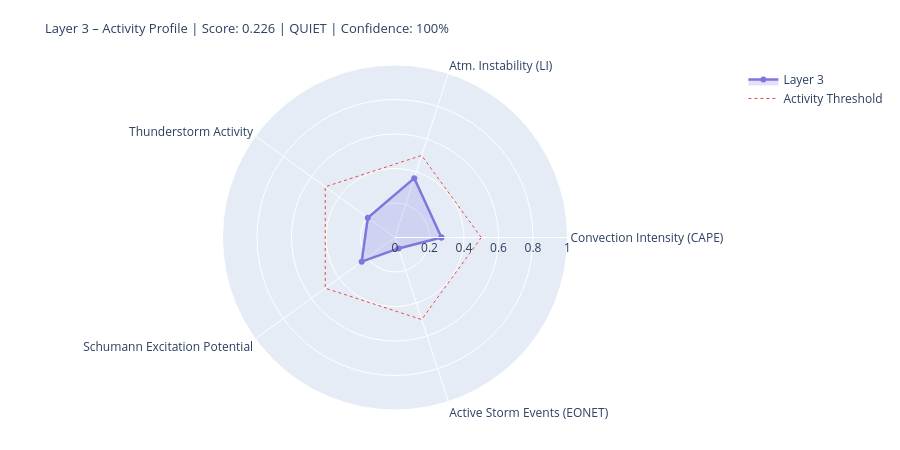

The cell this chart's notebook holds for it:
### Markdown cell above
---
## 4. State Assessment & Handoff to Layer 4/5

### Code cell
# ============================================================
# LAYER-3-SCORE
# Five dynamic components
# ============================================================

def norm(v, lo, hi):
    if v is None or (isinstance(v, float) and math.isnan(v)): return None
    return round(max(0.0, min(1.0, (v - lo) / (hi - lo))), 4)

# --- 1) Convection intensity (global CAPE mean) ---
cape_mean = df_atm['cape'].dropna().mean() if not df_atm.empty else None
conv_score = norm(cape_mean, 0, 3000)
conv_src   = 'primary' if cape_mean is not None else 'missing'

# --- 2) Atmospheric instability (LI mean) ---
li_mean   = df_atm['li'].dropna().mean() if not df_atm.empty else None
# Negative LI = unstable → higher score
instab_score = norm(-li_mean if li_mean is not None else None, -6, 6)
instab_src   = 'primary' if li_mean is not None else 'missing'

# --- 3) Thunderstorm activity (mean thunder score + WMO count) ---
thunder_mean = df_atm['thunder_score'].mean() if not df_atm.empty else None
n_thunder    = int(df_atm['thunderstorm'].sum()) if not df_atm.empty else 0
thunder_score_val = norm(
    (thunder_mean or 0) * 0.7 + n_thunder * 0.1, 0, 1.0
) if thunder_mean is not None else None
thunder_src = 'primary'

# --- 4) Schumann excitation potential (weighted Schumann contribution) ---
schumann_pot = df_atm['schumann_contribution'].mean() if not df_atm.empty else None
# Boosted by Layer-2 thunderstorm trigger
if schumann_pot is not None and l2_thunder:
    schumann_pot = min(1.0, schumann_pot * 1.2)
schumann_score = norm(schumann_pot, 0, 1.0) if schumann_pot is not None else None
schumann_src   = 'derived'

# --- 5) Storm activity (NASA EONET) ---
# Distinction: None = data not loaded, 0.0 = loaded but no events
storm_score = None
storm_src   = 'missing'
if raw.get('storms') is not None:          # API reached successfully
    storm_score = norm(len(storm_events), 0, 30) if storm_events else 0.0
    storm_src   = 'primary'

# X-Ray and Kp: context only, not in dynamic score
# (X-Ray = Layer-0/4 driver; Kp = geomagnetic index, not a lightning proxy)
xray_context = None
if raw.get('xray'):
    df_xc = pd.DataFrame(raw['xray'])
    fc = next((c for c in df_xc.columns
               if any(k in c.lower() for k in ['flux','long']) and 'time' not in c.lower()),
              df_xc.columns[1])
    df_xc[fc] = pd.to_numeric(df_xc[fc], errors='coerce')
    xray_last = df_xc[fc].dropna().iloc[-1] if not df_xc[fc].dropna().empty else None
    if xray_last:
        xray_class = ('X' if xray_last>=1e-4 else 'M' if xray_last>=1e-5
                      else 'C' if xray_last>=1e-6 else 'B')
        xray_context = {'flux': float(xray_last), 'class': xray_class}
        print(f'X-Ray context: {xray_class}-class ({xray_last:.2e} W/m²)')

# --- Aggregate ---
COMPONENTS = {
    'Convection Intensity (CAPE)':  {'score': conv_score,       'source': conv_src,    'dynamic': True},
    'Atm. Instability (LI)':         {'score': instab_score,     'source': instab_src,  'dynamic': True},
    'Thunderstorm Activity':              {'score': thunder_score_val, 'source': thunder_src, 'dynamic': True},
    'Schumann Excitation Potential':   {'score': schumann_score,   'source': schumann_src,'dynamic': True},
    'Active Storm Events (EONET)': {'score': storm_score,      'source': storm_src,   'dynamic': True},
}

available   = {k: v['score'] for k, v in COMPONENTS.items() if v['score'] is not None}
unavailable = [k for k, v in COMPONENTS.items() if v['score'] is None]
layer3_score = round(sum(available.values()) / len(available), 4) if available else None
confidence   = round(len(available) / len(COMPONENTS), 2)
level = ('unknown' if layer3_score is None
         else 'quiet'   if layer3_score < 0.3
         else 'moderate' if layer3_score < 0.6
         else 'active')
dominant_l3 = max(available, key=available.get) if available else 'none'

# --- Ausgabe ---
W = 68
print('=' * W)
print('LAYER 3 – ATMOSPHERE / WEATHER / THUNDERSTORMS – STATE ASSESSMENT')
print('=' * W)
for name, comp in COMPONENTS.items():
    s = comp['score']
    if s is not None:
        bar = '█' * int(s * 20) + '░' * (20 - int(s * 20))
        print(f'  {name:<36} {bar}  {s:.3f}  [{comp["source"]}]')
    else:
        print(f'  {name:<36} {"─" * 20}  n/a   [missing]')
print('-' * W)
print(f'  Score:        {layer3_score:.3f}  ({len(available)}/{len(COMPONENTS)} components)')
print(f'  Confidence:   {confidence:.0%}')
print(f'  Level:        {level.upper()}')
print(f'  Dominant:     {dominant_l3}')
print(f'  CAPE mean:    {cape_mean:.0f} J/kg' if cape_mean else '  CAPE mean:    n/a')
print(f'  LI mean:      {li_mean:.1f} K' if li_mean is not None else '  LI mean:      n/a')
print(f'  Thunderstorms:{n_thunder} points (WMO)  +  {len(storm_events)} NASA EONET')
print('=' * W)

# Radar
cats   = list(available.keys())
vals_r = list(available.values())
if len(cats) >= 3:
    fig = go.Figure()
    fig.add_trace(go.Scatterpolar(
        r=vals_r + [vals_r[0]], theta=cats + [cats[0]],
        fill='toself', fillcolor='rgba(127,119,221,0.22)',
        line=dict(color='#7F77DD', width=2.5), name='Layer 3'
    ))
    fig.add_trace(go.Scatterpolar(
        r=[0.5] * (len(cats)+1), theta=cats + [cats[0]],
        line=dict(color='#E24B4A', dash='dot', width=1),
        mode='lines', name='Activity Threshold'
    ))
    fig.update_layout(
        title=dict(
            text=f'Layer 3 – Activity Profile | Score: {layer3_score:.3f} | {level.upper()} | Confidence: {confidence:.0%}',
            font=dict(size=13)
        ),
        polar=dict(radialaxis=dict(visible=True, range=[0, 1])),
        height=450, showlegend=True,
        margin=dict(l=60, r=60, t=65, b=40)
    )
    fig.show()

### Figure 1 — Plotly figure (JSON) as saved in the notebook; plotly's stock layout.template omitted (floating-point values rounded to 4 significant figures)
{"data": [{"fill": "toself", "fillcolor": "rgba(127,119,221,0.22)", "line": {"color": "#7F77DD", "width": 2.5}, "name": "Layer 3", "r": [0.2693, 0.3617, 0.1947, 0.2388, 0.0667, 0.2693], "theta": ["Convection Intensity (CAPE)", "Atm. Instability (LI)", "Thunderstorm Activity", "Schumann Excitation Potential", "Active Storm Events (EONET)", "Convection Intensity (CAPE)"], "type": "scatterpolar"}, {"line": {"color": "#E24B4A", "dash": "dot", "width": 1}, "mode": "lines", "name": "Activity Threshold", "r": [0.5, 0.5, 0.5, 0.5, 0.5, 0.5], "theta": ["Convection Intensity (CAPE)", "Atm. Instability (LI)", "Thunderstorm Activity", "Schumann Excitation Potential", "Active Storm Events (EONET)", "Convection Intensity (CAPE)"], "type": "scatterpolar"}], "layout": {"height": 450, "margin": {"b": 40, "l": 60, "r": 60, "t": 65}, "polar": {"radialaxis": {"range": [0, 1], "visible": true}}, "showlegend": true, "title": {"font": {"size": 13}, "text": "Layer 3 – Activity Profile | Score: 0.226 | QUIET | Confidence: 100%"}}}
